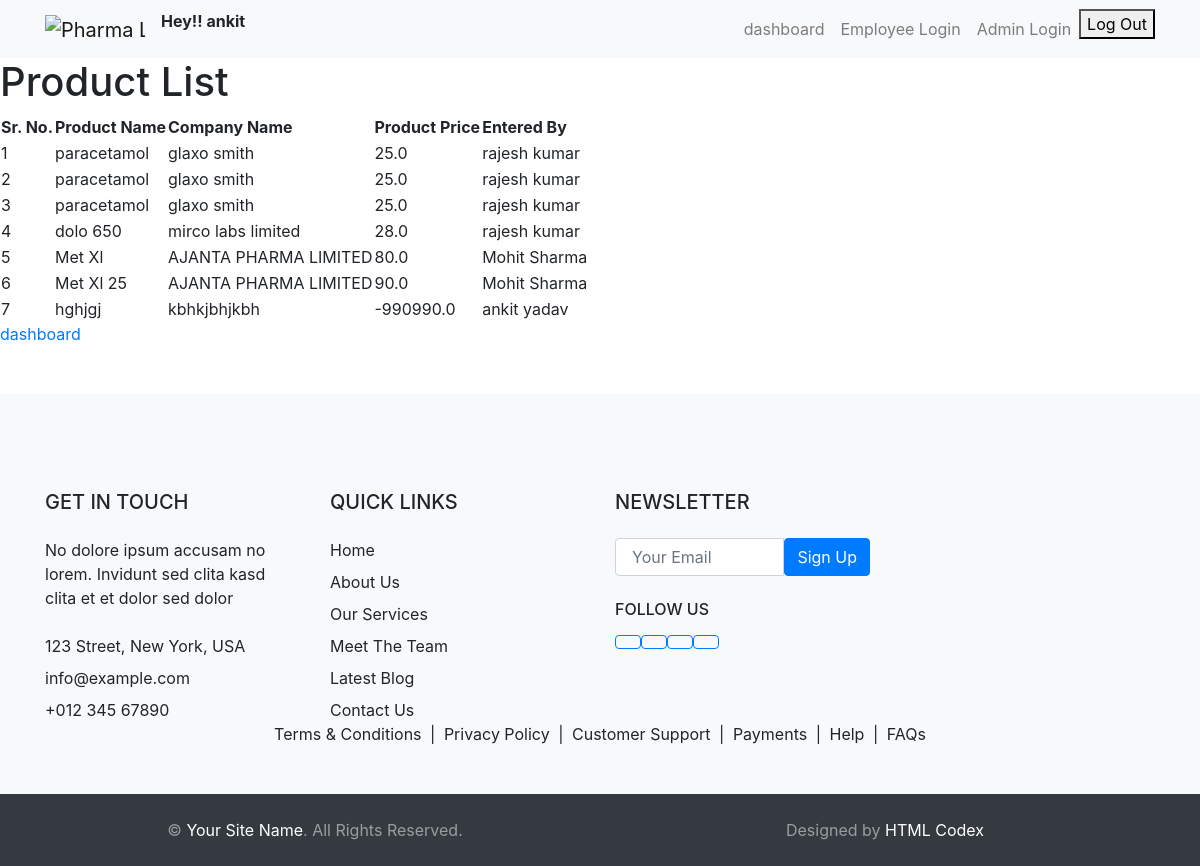
The app's page /product_list/ (signed in) with its own data.
### admin_control/models.py (models this page shows, shortened)
class Product(models.Model):
    Product_Name=models.CharField(max_length=50)
    Company_Name=models.CharField(max_length=50)
    Product_Image=models.ImageField( upload_to="media", height_field=None, width_field=None, max_length=None)
    Product_Price=models.FloatField(default=0,validators=[MinValueValidator(0)])
    Entered_By=models.ForeignKey(User,on_delete=models.CASCADE,default=None)

### admin_control/views.py (the view)
# urls.py: path('product_list/', product_list, name='product_list'),
@login_required
def product_list(request):
    products = Product.objects.all()
    context = {
        'products': products
    }
    return render(request, 'product_list.html', context)

### templates/product_list.html
{% include 'header.html' %}
{% block content %}
    <h1>Product List</h1>
    <table>
        <thead>
            <tr>
                <th>Sr. No.</th>
                <th>Product Name</th>
                <th>Company Name</th>
                <th>Product Price</th>
                <th>Entered By</th>
            </tr>
        </thead>
        <tbody>
            {% for item  in products %}
            <tr>
                <td>{{ forloop.counter }}</td>
                <td>{{ item.Product_Name}}</td>
                <td>{{ item.Company_Name}}</td>
                <td>{{ item.Product_Price }}</td>
                <td>{{ item.Entered_By.first_name }} {{ item.Entered_By.last_name }}</td>
            </tr>
            {% endfor %}
        </tbody>
    </table>
    <a href="{%url 'dashboard'%}">dashboard</a>
{% endblock  %}
{% include 'footer.html' %}

### templates/header.html (shortened to what this page needs)
<!DOCTYPE html>
<html lang="en">
<head>
      <link rel="stylesheet" href="https://maxcdn.bootstrapcdn.com/bootstrap/4.5.2/css/bootstrap.min.css">
<header>
    <nav class="navbar navbar-expand-lg navbar-light bg-light">
      <div class="container">
        <a class="navbar-brand" href="#"><img src="https://t3.ftcdn.net/jpg/01/06/33/74/360_F_106337464_PqrDoCy2HhtDr6ezOGq13hvpVFcMGpQV.jpg" alt="Pharma Logo"style="max-width: 100px; height: auto;"></a>
        <p><strong>Hey!! {{ request.user }}</strong></p>
        <div class="collapse navbar-collapse" id="navbarNav">
          <div class="navbar-nav ml-auto">
            <div class="nav-item">
              <a class="nav-link" href="{% url "dashboard" %}">dashboard</a>
            </div>
            <div class="nav-item">
                <a class="nav-item nav-link"href="{% url 'login' %}">Employee Login</a>
            </div>
            <div>
              <a class="nav-item nav-link" href="{% url 'admin:index' %}">Admin Login</a>
            </div>
            <div class="nav-item">
              {% include 'logout.html' %}
            </div>
          </div>
        </div>
      </div>
    </nav>
  </header>
</body>
</html>

### templates/logout.html (shortened to what this page needs)
<form action="{% url 'logout' %}" method="post">
    <button type="submit">Log Out</button>
</form>

### templates/footer.html (shortened to what this page needs)
<!DOCTYPE html>
<html lang="en">
<head>
</head>
<body>
     <div class="container-fluid bg-light mt-5 py-5">
        <div class="container pt-5">
            <div class="row g-5">
                <div class="col-lg-3 col-md-6">
                    <h5 class="text-uppercase border-start border-5 border-primary ps-3 mb-4">Get In Touch</h5>
                    <p class="mb-4">No dolore ipsum accusam no lorem. Invidunt sed clita kasd clita et et dolor sed dolor</p>
                    <p class="mb-2">123 Street, New York, USA</p>
                    <p class="mb-2">info@example.com</p>
                    <p class="mb-0">+012 345 67890</p>
                </div>
                <div class="col-lg-3 col-md-6">
                    <h5 class="text-uppercase border-start border-5 border-primary ps-3 mb-4">Quick Links</h5>
                    <div class="d-flex flex-column justify-content-start">
                        <a class="text-body mb-2" href="#">Home</a>
                        <a class="text-body mb-2" href="#">About Us</a>
                        <a class="text-body mb-2" href="#">Our Services</a>
                        <a class="text-body mb-2" href="#">Meet The Team</a>
                        <a class="text-body mb-2" href="#">Latest Blog</a>
                        <a class="text-body" href="#">Contact Us</a>
                    </div>
                </div>
                <div class="col-lg-3 col-md-6">
                    <h5 class="text-uppercase border-start border-5 border-primary ps-3 mb-4">Newsletter</h5>
                    <form action="">
                        <div class="input-group">
                            <input type="text" class="form-control p-3" placeholder="Your Email">
                            <button class="btn btn-primary">Sign Up</button>
                        </div>
                    </form>
                    <h6 class="text-uppercase mt-4 mb-3">Follow Us</h6>
                    <div class="d-flex">
                        <a class="btn btn-outline-primary btn-square me-2" href="#"></a>
                        <a class="btn btn-outline-primary btn-square me-2" href="#"></a>
                        <a class="btn btn-outline-primary btn-square me-2" href="#"></a>
                        <a class="btn btn-outline-primary btn-square" href="#"></a>
                    </div>
                </div>
                <div class="col-12 text-center text-body">
                    <a class="text-body" href="">Terms & Conditions</a>
                    <span class="mx-1">|</span>
                    <a class="text-body" href="">Privacy Policy</a>
                    <span class="mx-1">|</span>
                    <a class="text-body" href="">Customer Support</a>
                    <span class="mx-1">|</span>
                    <a class="text-body" href="">Payments</a>
                    <span class="mx-1">|</span>
                    <a class="text-body" href="">Help</a>
                    <span class="mx-1">|</span>
                    <a class="text-body" href="">FAQs</a>
                </div>
            </div>
        </div>
    </div>
    <div class="container-fluid bg-dark text-white-50 py-4">
        <div class="container">
            <div class="row g-5">
                <div class="col-md-6 text-center text-md-start">
                    <p class="mb-md-0">&copy; <a class="text-white" href="#">Your Site Name</a>. All Rights Reserved.</p>
                </div>
                <div class="col-md-6 text-center text-md-end">
                    <p class="mb-0">Designed by <a class="text-white" href="https://htmlcodex.com">HTML Codex</a></p>
                </div>
            </div>
        </div>
    </div>
</body>
</html>

### records on screen
Product: Product_Name "paracetamol", Company_Name "glaxo smith", Product_Price "25.0", Entered_By.first_name "rajesh", Entered_By.last_name "kumar"
Product: Product_Name "paracetamol", Company_Name "glaxo smith", Product_Price "25.0", Entered_By.first_name "rajesh", Entered_By.last_name "kumar"
Product: Product_Name "paracetamol", Company_Name "glaxo smith", Product_Price "25.0", Entered_By.first_name "rajesh", Entered_By.last_name "kumar"
Product: Product_Name "dolo 650", Company_Name "mirco labs limited", Product_Price "28.0", Entered_By.first_name "rajesh", Entered_By.last_name "kumar"
Product: Product_Name "Met Xl", Company_Name "AJANTA PHARMA LIMITED", Product_Price "80.0", Entered_By.first_name "Mohit", Entered_By.last_name "Sharma"
Product: Product_Name "Met Xl 25", Company_Name "AJANTA PHARMA LIMITED", Product_Price "90.0", Entered_By.first_name "Mohit", Entered_By.last_name "Sharma"
Product: Product_Name "hghjgj", Company_Name "kbhkjbhjkbh", Product_Price "-990990.0", Entered_By.first_name "ankit", Entered_By.last_name "yadav"

### other values on screen
{{ request.user }} "ankit"
